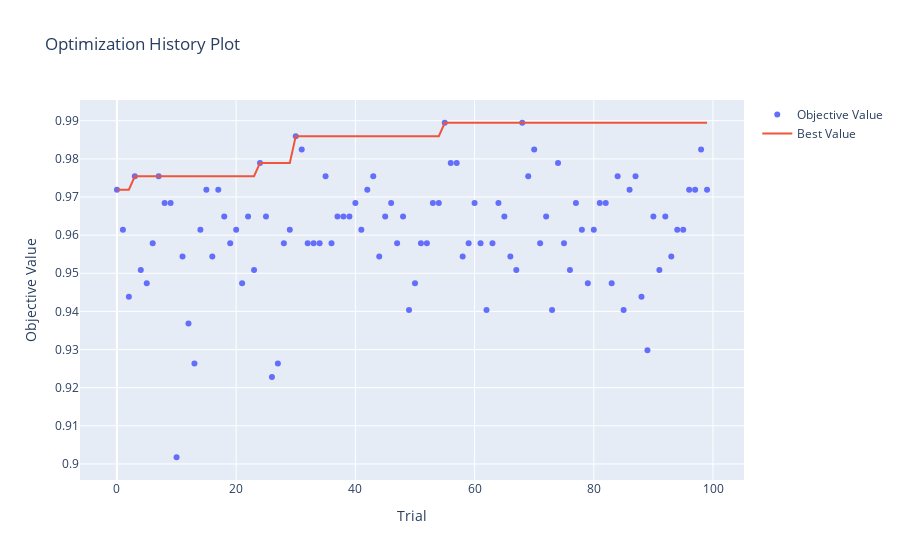
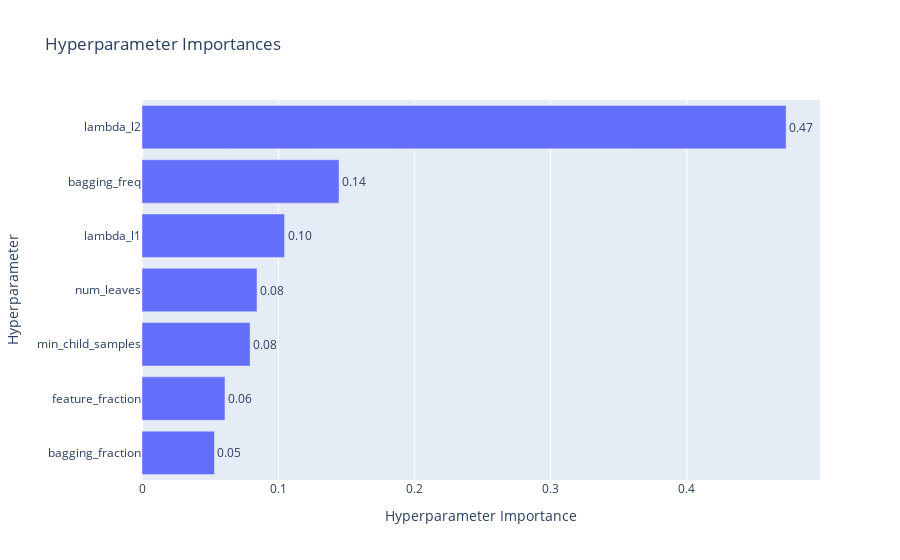

The notebook cell these images were saved under, in order:
### Code cell
# Add stream handler of stdout to show the messages
optuna.logging.set_verbosity(optuna.logging.WARNING)
return_list = []
n_trials = 20
study_stop_cb = verbosityCallback(
    model=model
)

study = optuna.create_study(
    direction="maximize",
    pruner=optuna.pruners.HyperbandPruner(),
    sampler=optuna.samplers.TPESampler(),
)
study.optimize(objective, n_trials=n_trials, callbacks=[study_stop_cb], n_jobs=-1, show_progress_bar=True)
plot_study(study)

### Figure 1 — Plotly figure (JSON) as saved in the notebook; plotly's stock layout.template omitted (floating-point values rounded to 4 significant figures)
{"data": [{"mode": "markers", "name": "Objective Value", "type": "scatter", "x": [0, 1, 2, 3, 4, 5, 6, 7, 8, 9, 10, 11, 12, 13, 14, 15, 16, 17, 18, 19, 20, 21, 22, 23, 24, 25, 26, 27, 28, 29, 30, 31, 32, 33, 34, 35, 36, 37, 38, 39, 40, 41, 42, 43, 44, 45, 46, 47, 48, 49, 50, 51, 52, 53, 54, 55, 56, 57, 58, 59, 60, 61, 62, 63, 64, 65, 66, 67, 68, 69, 70, 71, 72, 73, 74, 75, 76, 77, 78, 79, 80, 81, 82, 83, 84, 85, 86, 87, 88, 89, 90, 91, 92, 93, 94, 95, 96, 97, 98, 99], "y": [0.9719, 0.9614, 0.9439, 0.9754, 0.9509, 0.9474, 0.9579, 0.9754, 0.9684, 0.9684, 0.9018, 0.9544, 0.9368, 0.9263, 0.9614, 0.9719, 0.9544, 0.9719, 0.9649, 0.9579, 0.9614, 0.9474, 0.9649, 0.9509, 0.9789, 0.9649, 0.9228, 0.9263, 0.9579, 0.9614, 0.986, 0.9825, 0.9579, 0.9579, 0.9579, 0.9754, 0.9579, 0.9649, 0.9649, 0.9649, 0.9684, 0.9614, 0.9719, 0.9754, 0.9544, 0.9649, 0.9684, 0.9579, 0.9649, 0.9404, 0.9474, 0.9579, 0.9579, 0.9684, 0.9684, 0.9895, 0.9789, 0.9789, 0.9544, 0.9579, 0.9684, 0.9579, 0.9404, 0.9579, 0.9684, 0.9649, 0.9544, 0.9509, 0.9895, 0.9754, 0.9825, 0.9579, 0.9649, 0.9404, 0.9789, 0.9579, 0.9509, 0.9684, 0.9614, 0.9474, 0.9614, 0.9684, 0.9684, 0.9474, 0.9754, 0.9404, 0.9719, 0.9754, 0.9439, 0.9298, 0.9649, 0.9509, 0.9649, 0.9544, 0.9614, 0.9614, 0.9719, 0.9719, 0.9825, 0.9719]}, {"mode": "lines", "name": "Best Value", "type": "scatter", "x": [0, 1, 2, 3, 4, 5, 6, 7, 8, 9, 10, 11, 12, 13, 14, 15, 16, 17, 18, 19, 20, 21, 22, 23, 24, 25, 26, 27, 28, 29, 30, 31, 32, 33, 34, 35, 36, 37, 38, 39, 40, 41, 42, 43, 44, 45, 46, 47, 48, 49, 50, 51, 52, 53, 54, 55, 56, 57, 58, 59, 60, 61, 62, 63, 64, 65, 66, 67, 68, 69, 70, 71, 72, 73, 74, 75, 76, 77, 78, 79, 80, 81, 82, 83, 84, 85, 86, 87, 88, 89, 90, 91, 92, 93, 94, 95, 96, 97, 98, 99], "y": [0.9719, 0.9719, 0.9719, 0.9754, 0.9754, 0.9754, 0.9754, 0.9754, 0.9754, 0.9754, 0.9754, 0.9754, 0.9754, 0.9754, 0.9754, 0.9754, 0.9754, 0.9754, 0.9754, 0.9754, 0.9754, 0.9754, 0.9754, 0.9754, 0.9789, 0.9789, 0.9789, 0.9789, 0.9789, 0.9789, 0.986, 0.986, 0.986, 0.986, 0.986, 0.986, 0.986, 0.986, 0.986, 0.986, 0.986, 0.986, 0.986, 0.986, 0.986, 0.986, 0.986, 0.986, 0.986, 0.986, 0.986, 0.986, 0.986, 0.986, 0.986, 0.9895, 0.9895, 0.9895, 0.9895, 0.9895, 0.9895, 0.9895, 0.9895, 0.9895, 0.9895, 0.9895, 0.9895, 0.9895, 0.9895, 0.9895, 0.9895, 0.9895, 0.9895, 0.9895, 0.9895, 0.9895, 0.9895, 0.9895, 0.9895, 0.9895, 0.9895, 0.9895, 0.9895, 0.9895, 0.9895, 0.9895, 0.9895, 0.9895, 0.9895, 0.9895, 0.9895, 0.9895, 0.9895, 0.9895, 0.9895, 0.9895, 0.9895, 0.9895, 0.9895, 0.9895]}, {"marker": {"color": "#cccccc"}, "mode": "markers", "name": "Infeasible Trial", "showlegend": false, "type": "scatter", "x": [], "y": []}], "layout": {"title": {"text": "Optimization History Plot"}, "xaxis": {"title": {"text": "Trial"}}, "yaxis": {"title": {"text": "Objective Value"}}}}

### Figure 2 — Plotly figure (JSON) as saved in the notebook; plotly's stock layout.template omitted (floating-point values rounded to 4 significant figures)
{"data": [{"cliponaxis": false, "hovertemplate": ["bagging_fraction (FloatDistribution): 0.05317723503224376<extra></extra>", "feature_fraction (FloatDistribution): 0.0609045905075281<extra></extra>", "min_child_samples (IntDistribution): 0.07935497252976433<extra></extra>", "num_leaves (IntDistribution): 0.08443195497073143<extra></extra>", "lambda_l1 (FloatDistribution): 0.10466432605079731<extra></extra>", "bagging_freq (IntDistribution): 0.14465710870949047<extra></extra>", "lambda_l2 (FloatDistribution): 0.47280981219944457<extra></extra>"], "name": "Objective Value", "orientation": "h", "text": ["0.05", "0.06", "0.08", "0.08", "0.10", "0.14", "0.47"], "textposition": "outside", "type": "bar", "x": [0.05318, 0.0609, 0.07935, 0.08443, 0.1047, 0.1447, 0.4728], "y": ["bagging_fraction", "feature_fraction", "min_child_samples", "num_leaves", "lambda_l1", "bagging_freq", "lambda_l2"]}], "layout": {"title": {"text": "Hyperparameter Importances"}, "xaxis": {"title": {"text": "Hyperparameter Importance"}}, "yaxis": {"title": {"text": "Hyperparameter"}}}}
